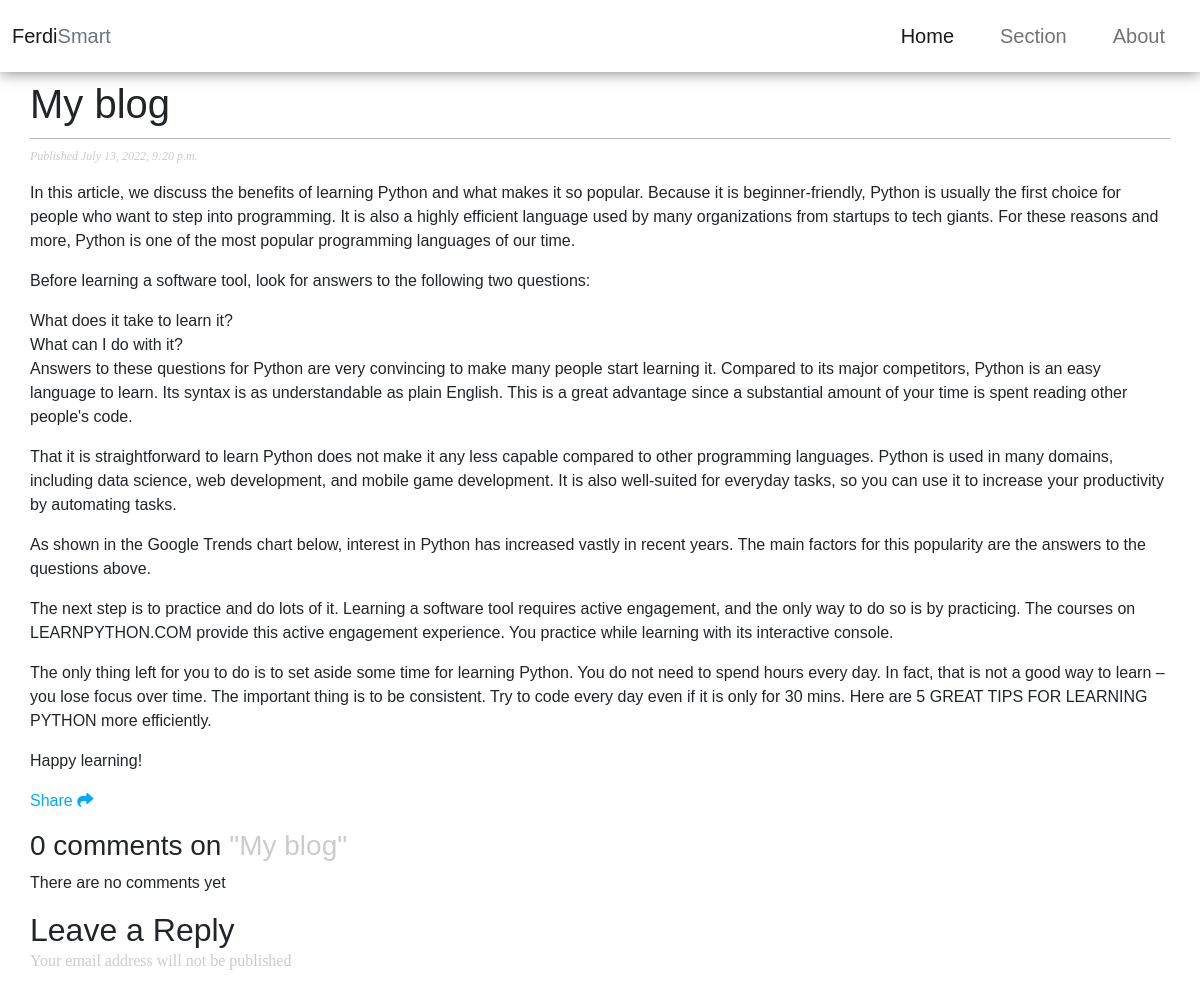
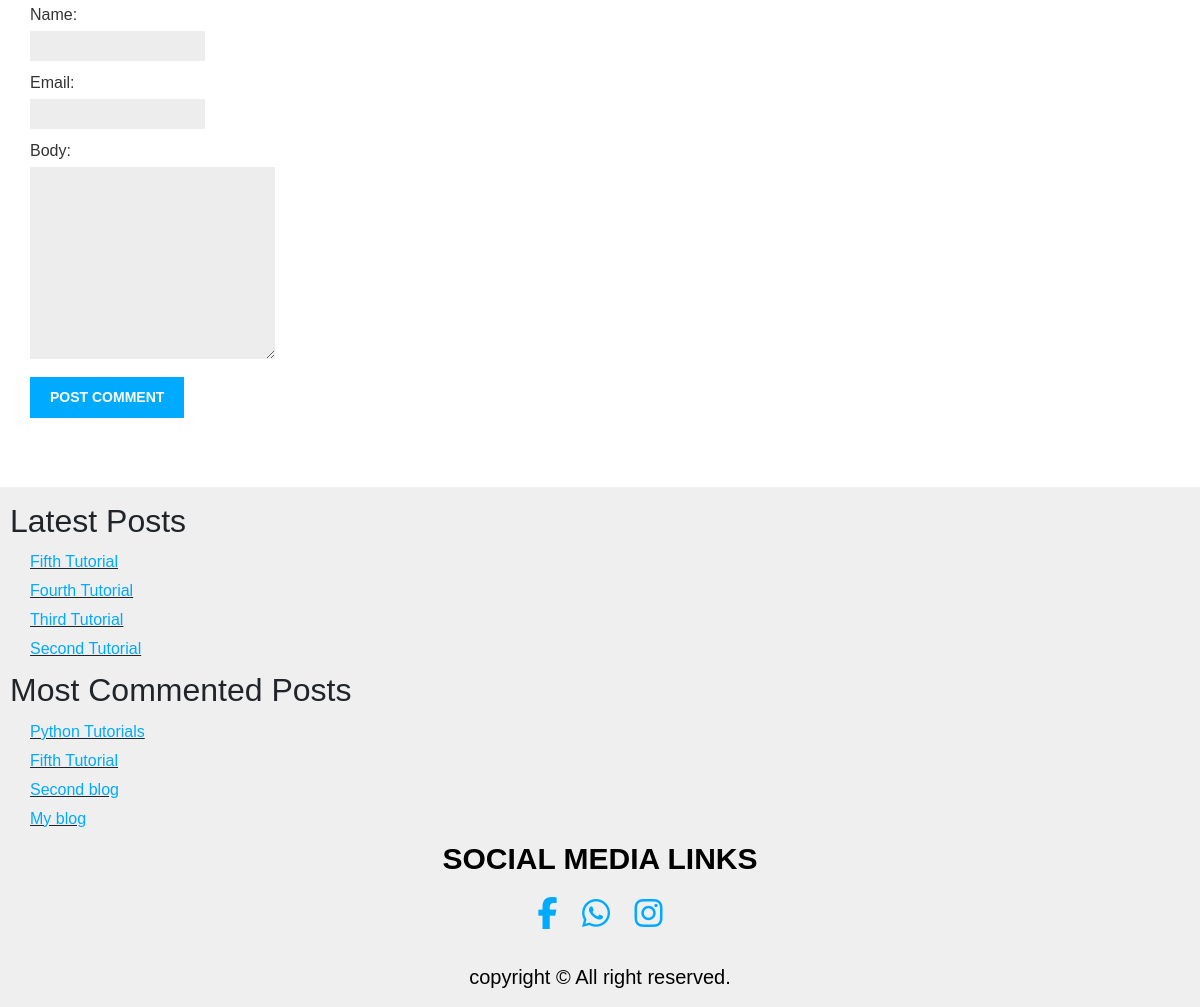
/blog/My-Django-blog/, run on the app's committed database (2 pictures, top to bottom).
### blog/models.py (models this page shows, shortened)
class Post(models.Model):
  STATUS_CHOICES = (
      ('draft', 'Draft'),
      ('published', 'Published')
  )
  title = models.CharField(max_length=250)
  slug = models.SlugField(max_length=250, unique_for_date='publish')
  author = models.ForeignKey(User, on_delete=models.CASCADE, related_name='blog_posts')
  body =models.TextField()
  publish = models.DateTimeField(default=timezone.now)
  created = models.DateTimeField(auto_now_add=True)
  updated = models.DateTimeField(auto_now=True)
  status = models.CharField(max_length=10, choices=STATUS_CHOICES, default='draft')
  class Meta:
    ordering = ('-publish',)
  objects = models.Manager()
  Published = PublishedManager()
  def get_absolute_url(self):
    return reverse('blog:post_details', args=[self.slug])

### blog/views.py (the view)
# urls.py: path('<slug:post>/', views.post_details, name='post_details'),
def post_details(request, post):
  post = get_object_or_404(Post, slug=post, status='published')
  comments = post.comment.filter(active=True)
  new_comment = None
  if request.method == 'POST':
    comment_form = CommentForm(request.POST)
    if comment_form.is_valid():
      new_comment = comment_form.save(commit=False)
      new_comment.post = post
      new_comment.save()
      messages.success(request, 'Comment added Successfully')
      return redirect(reverse('blog:post_details', args=[post.slug]))
  else:
    comment_form = CommentForm()
  return render(request, 'blog/post/details.html', {'post': post, 'comments': comments, 'new_comment': new_comment, 'comment_form': comment_form})

### blog/forms.py
class CommentForm(forms.ModelForm):
    class Meta:
      model = Comment
      fields = ('name', 'email', 'body')
      widgets={
        'body': forms.Textarea(attrs={'rows':10, 'cols':30})
        }

### blog/models.py (called while the page is built)
  def get_queryset(self):
    return super(PublishedManager, self).get_queryset()\
       .filter(status='published')

### blog/templatetags/blog_tags.py (called while the page is built)
@register.inclusion_tag('blog/post/latest_posts.html')
def show_latest_post(count=5):
  latest_posts = Post.Published.order_by('-publish')[:count]
  return {'latest_posts': latest_posts}

@register.simple_tag
def get_most_commented_posts(count=5):
  return Post.Published.annotate(total_comments=Count('comment')).order_by('-total_comments')[:count]

### blog/templates/blog/post/details.html (shortened to what this page needs)
{% extends 'blog/base.html' %}
{% block content %}
<h1>{{post.title}}</h1>
  <p class="date">
    Published {{ post.publish }}
  </p>
  {{ post.body|linebreaks }}
  <p>
    <a class="link" href="{% url "blog:post_share" post.id %}">Share <i class="fa-solid fa-share"></i>
    </a>
  </p>
  {% with comments.count as total_comments %}
  <h3>
    {{ total_comments }} comment{{ total_comments|pluralize }} on <span class="title"> "{{ post.title }}"</span>
  </h3>
  {% endwith %}
  {% for comment in comments %}
  <div class="comment">
    <p class="info">
      {{ comment.name }}
     <p class="info_">
      {{ comment.created }}
     </p>
    </p>
    <hr/>
    {{comment.body|linebreaks}}
  </div>
  {% empty %}
  <p>There are no comments yet</p>
  {% endfor %}
  {% if new_comment %}
    <h2>Your Comment has been added</h>
  {% else %}
    <h2>Leave a Reply</h2>
    <p class="ema">Your email address will not be published</>
    <form method="post">
      {{ comment_form.as_p }}
      <p><input type="submit" value="Post Comment"></p>
    </form>
  {% endif %}
  {% endblock %}

### blog/templates/blog/base.html (shortened to what this page needs)
{% load static %}
{% load blog_tags %}
<!DOCTYPE html>
<html>
  <head>
    <link href="{% static "css/style.css" %}" rel="stylesheet">
    <link href="https://cdn.jsdelivr.net/npm/bootstrap@5.1.3/dist/css/bootstrap.min.css" rel="stylesheet">
  </head>
  <body>
    <nav class="navbar navbar-expand-sm bg-white navbar-light fixed-top" style="box-shadow:0 0 15px 0 #777">
  <div class="container-fluid">
    <a class="navbar-brand" href="#">Ferdi<span class="text-muted" >Smart</span></a>
    <div class="collapse navbar-collapse justify-content-sm-end" id="collapsibleNavbar">
      <ul class="navbar-nav fs-5 fw-normal" >
        <li class="nav-item ">
          <a class="nav-link active " href="{% url "blog:post_list" %}">Home</a>
        </li>
        <li class="nav-item">
          <a class="nav-link" href="#">Section</a>
        </li>
        <li class="nav-item">
          <a class="nav-link" href="#">About</a>
        </li>
      </ul>
    </div>
  </div>
</nav>
    <div class="content">
      {% block content %}
      {% endblock %}
    </div>
    <div class="sidebar">
      <h2>Latest Posts</h3>
      {% show_latest_post 4 %}
      <h2>Most Commented Posts</h2>
      {% get_most_commented_posts 4 as most_commented_posts %}
      <ul>
        {% for post in most_commented_posts %}
        <li class="li">
          <a class="link" href="{{ post.get_absolute_url }}">{{ post.title }}</a>
        </li>
        {% endfor %}
      </ul>
        <div class="social">
           <p>SOCIAL MEDIA LINKS</p>
           <a class="link" href="https://www.facebook.com/profile.php?id=100077376138673" ><i class="fa-brands fa-facebook-f fa-2x"></i></a>
            <a class="link" href="https://wa.link/q54he2" ><i class="fa-brands fa-whatsapp fa-2x"></i></a>
            <a class="link" href="#instagram" ><i class="fa-brands fa-instagram fa-2x"></i></a>
         </div>
         <div class="footer-copyright" >
             <div>
                copyright © All right reserved.
             </div>
         </div>
    </div>
  </body>
</html>

### blog/templates/blog/post/latest_posts.html
<ul>
  {% for post in latest_posts %}
    <li class="li">
      <a class="link" href="{{ post.get_absolute_url }}">{{ post.title }}</a>
    </li>
  {% endfor %}
</ul>

### blog/templates/blog/base.html (style rules this page uses)
body { margin:0; padding:0; font-family:helvetica, sans-serif; }
.link { color:#00abff; text-decoration:none; }
h1 { font-weight:normal; border-bottom:1px solid #bbb; padding:0 0 10px 0; }
h2 { font-weight:normal; margin:10px 0 ; }
.content { padding:0 30px; margin-top: 80px; }
.sidebar { margin-top: 500px; padding:5px 10px; background:#efefef; height: auto; }
h3 { font-weight: normal; }
h3 .title { color: #ccc; }
.ema { color: #ccc; font-family: poppins, san-serif; margin-top: -10px; }
p.date { color:#ccc; font-family: georgia, serif; font-size: 12px; font-style: italic; }
ul { margin: 0; padding: 0; list-style-type: none; }
li { margin: 5px 15px 5px; }
.li { margin: 5px 20px 5px; text-decoration: underline; }
label { float:left; clear:both; color:#333; margin-bottom:4px; }
input, textarea { clear:both; float:left; margin:0 0 10px; background:#ededed; border:0; padding:6px 10px; font-size:12px; }
input[type=submit] { font-weight:bold; background:#00abff; color:#fff; padding:10px 20px; font-size:14px; margin-top: 8px; text-transform:uppercase; }
.social { text-align: center; }
.social p { font-size:30px; color:#000; text-align:center; font-weight:bold; }
.social a { margin:10px; }
.sidebar .footer-copyright { text-align:center; padding:10px; margin-top: 20px; }
.sidebar .footer-copyright div { color:#000; font-size:20px; }

### data on the page
Post: title "My blog", publish "July 13, 2022, 9:20 p.m.", body "In this article, we discuss the benefits of learning Python and what makes it so popular. Because it is beginner-friendly, Python is usually the first choice for people who want to step into programming. It is also a highly efficient language used by many organizations from startups to tech giants. For these reasons and more, Python is one of the most popular programming languages of our time. Before learning a software tool, look for answers to the following two questions: What does it take to learn it? What can I do with it? Answers to these questions for Python are very convincing to make many people start learning it. Compared to its major competitors, Python is an easy language to…"
Post: title "Fifth Tutorial"
Post: title "Fourth Tutorial"
Post: title "Third Tutorial"
Post: title "Second Tutorial"
Post: title "Python Tutorials"
Post: title "Second blog"

### other printed values
{{ total_comments }} "0"
